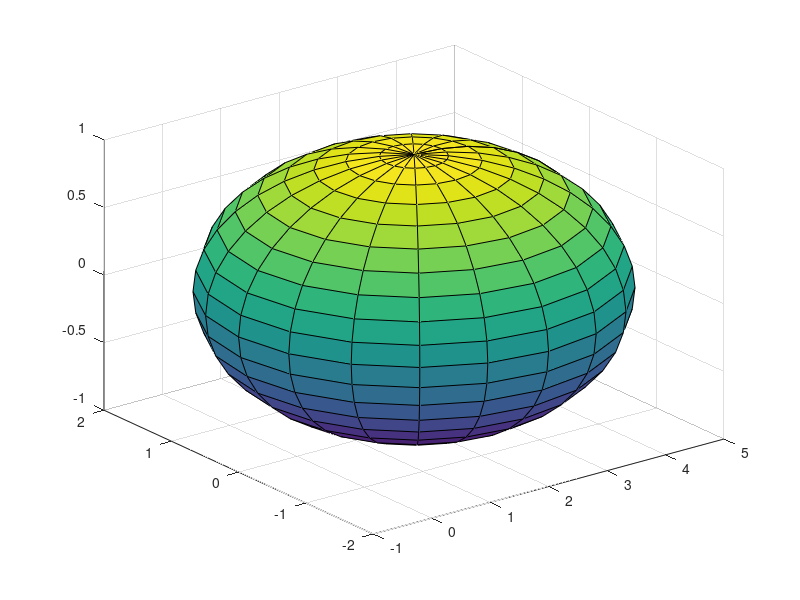

This chart was generated by the following MATLAB code:
centerPoint = [2,0,0];
radii = [3,2,1];
[X,Y,Z] = ellipsoid(centerPoint (1),centerPoint (2),centerPoint ...
(3),radii(1),radii(2),radii(3));

surf(X,Y,Z);

[Y,Z] = meshgrid(-0.75:0.05:0.75,-0.75:0.05:0.75);
X = repmat(0.75,size(Y,1),size(Y,2));

hold on;
surf(X,Y,Z);

insideCount = 0;
onCount = 0;
outsideCount = 0;

for i = 1:length(Y)

    result = (X(1,i) - centerPoint(1,1))/radii(1,1) + ...
        (Y(1,i) - centerPoint(1,2))/radii(1,2) + ...
        (Z(1,i) - centerPoint(1,3))/radii(1,3);
    
    
    if (abs(result) < 1)
        insideCount = insideCount + 1;
    end
    
    if (abs(result) == 1)
        onCount = onCount + 1;
    end
    
    
    if(abs(result) > 1)
        outsideCount = outsideCount + 1;
    end
    
    
end

insideCount 
onCount 
outsideCount 

